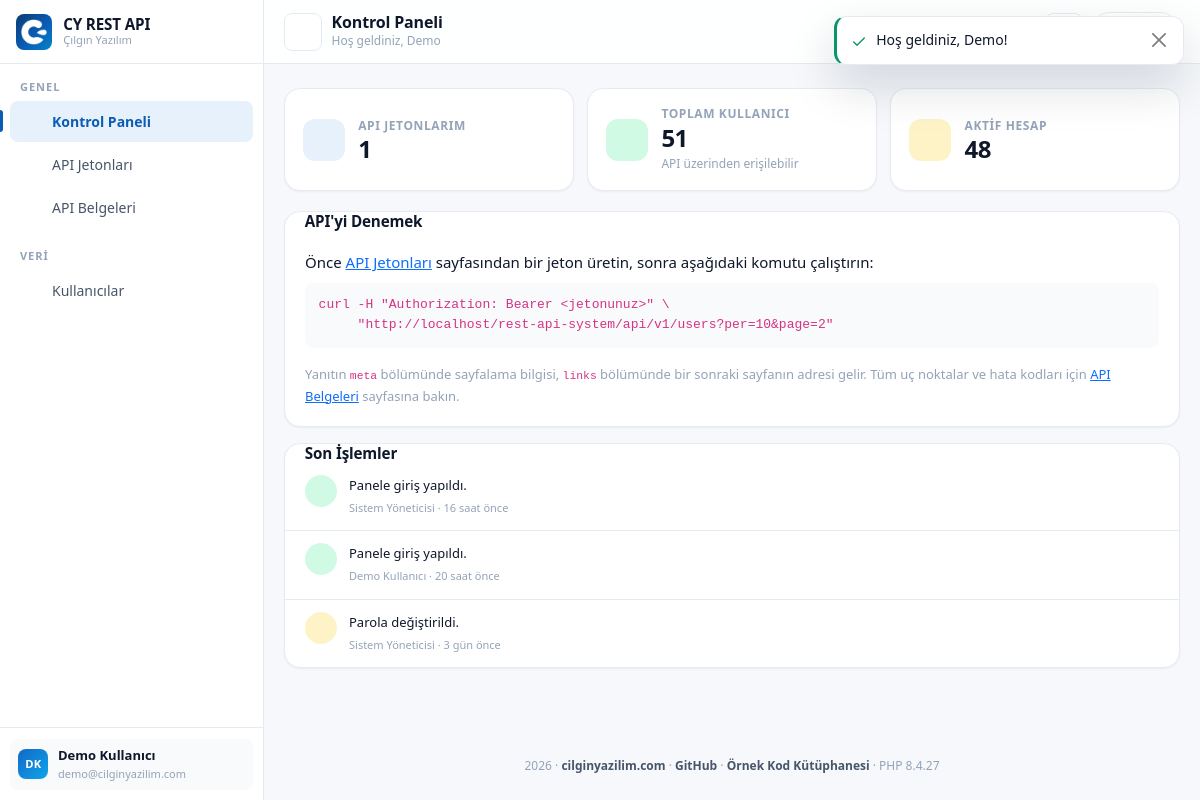
/dashboard (signed in), run on the app's committed database.
### tables this page shows
CREATE TABLE `users` (
  `id`            INT UNSIGNED NOT NULL AUTO_INCREMENT,

  `name`          VARCHAR(150) NOT NULL,
  `surname`       VARCHAR(150) NOT NULL,

   
   
  `email`         VARCHAR(190) NOT NULL,

   
   
   
  `password`      VARCHAR(255) NOT NULL,

   
  `is_active`     TINYINT(1)   NOT NULL DEFAULT 1,

   
   
  `theme`         ENUM('light','dark') NOT NULL DEFAULT 'light',

  `last_login_at` DATETIME     NULL DEFAULT NULL,
  `created_at`    TIMESTAMP    NOT NULL DEFAULT CURRENT_TIMESTAMP,
  `updated_at`    TIMESTAMP    NULL DEFAULT NULL,

  PRIMARY KEY (`id`),

   
   
   
  UNIQUE KEY `uk_users_email` (`email`),

   
   
   
  KEY `idx_users_name`    (`name`),
  KEY `idx_users_surname` (`surname`),
  KEY `idx_users_active`  (`is_active`),
  KEY `idx_users_created` (`created_at`)
);

CREATE TABLE `activity_log` (
  `id`          BIGINT UNSIGNED NOT NULL AUTO_INCREMENT,

   
  `user_id`     INT UNSIGNED NULL DEFAULT NULL,

  `action`      VARCHAR(40)  NOT NULL,
  `description` VARCHAR(255) NOT NULL DEFAULT '',
  `ip`          VARCHAR(45)  NOT NULL DEFAULT '',
  `created_at`  DATETIME     NOT NULL,

  PRIMARY KEY (`id`),
  KEY `idx_log_user`    (`user_id`),
  KEY `idx_log_created` (`created_at`),

   
   
  CONSTRAINT `fk_log_user` FOREIGN KEY (`user_id`)
      REFERENCES `users` (`id`) ON DELETE SET NULL ON UPDATE CASCADE
);

### app/Http/Controller.php (called while the page is built, shortened)
<?php
abstract class Controller
{
    protected function view(string $view, array $data = [], ?string $layout = 'layouts/admin'): void
    {
        View::render($view, $data, $layout);
    }
}

### app/Http/Controllers/DashboardController.php (called while the page is built, shortened)
<?php
final class DashboardController extends Controller
{
    public function index(Request $request): void
    {
        $userId = (int) Auth::id();
        $users  = $this->users();
        $tokens = new ApiTokenRepository($this->db);
        $this->view('dashboard/index', [
            'title'    => 'Kontrol Paneli',
            'subtitle' => 'Hoş geldiniz, ' . (Auth::user()?->name ?? ''),
            'stats' => [
                ['label' => 'API Jetonlarım', 'value' => $tokens->countForUser($userId), 'icon' => 'lock'],
                ['label' => 'Toplam Kullanıcı', 'value' => $users->countAll(),           'icon' => 'users',
                 'hint'  => 'API üzerinden erişilebilir'],
                ['label' => 'Aktif Hesap',      'value' => $users->countAll('', true),   'icon' => 'check'],
            ],
            'activity' => $this->activity()->latest(8),
        ]);
    }
}

### index.php (called while the page is built, shortened)
<?php
require CY_BASE . '/app/Core/Autoloader.php';
require CY_BASE . '/app/Support/helpers.php';
$request = new Request();
View::share([
    'appName'     => Config::get('app.name'),
    'appBrand'    => Config::get('app.brand'),
    'currentUser' => Auth::user(),
]);
$router = require CY_BASE . '/routes/web.php';
$router->dispatch($request);

### app/Repositories/ActivityRepository.php (called while the page is built, shortened)
<?php
final class ActivityRepository
{
    public function latest(int $limit = 8): array
    {
        $limit = max(1, min($limit, 100));
        $stmt = $this->db->query(
            'SELECT a.id, a.action, a.description, a.ip, a.created_at,
                    u.id AS user_id, u.name, u.surname
               FROM activity_log a
               LEFT JOIN users u ON u.id = a.user_id
              ORDER BY a.created_at DESC, a.id DESC
              LIMIT ' . $limit
        );
        return $stmt->fetchAll();
    }
}

### app/Core/Session.php (called while the page is built, shortened)
<?php
final class Session
{
    public static function get(string $key, mixed $default = null): mixed
    {
        return $_SESSION[$key] ?? $default;
    }
    public static function isHttps(): bool
    {
        return (($_SERVER['HTTP_X_FORWARDED_PROTO'] ?? '') === 'https')
            || ((int) ($_SERVER['SERVER_PORT'] ?? 0) === 443);
    }
}

### app/Core/Config.php (called while the page is built, shortened)
<?php
final class Config
{
    private static array $items = [];
    public static function load(string $file): void
    {
        $data = require $file;
        self::$items = is_array($data) ? $data : [];
    }
    public static function get(string $key, mixed $default = null): mixed
    {
        $value = self::$items;
        foreach (explode('.', $key) as $segment) {
            $value = $value[$segment];
        }
        return $value;
    }
}

### app/Repositories/UserRepository.php (called while the page is built, shortened)
<?php
final class UserRepository
{
    public function find(int $id): ?User
    {
        $stmt = $this->db->prepare('SELECT * FROM users WHERE id = :id LIMIT 1');
        $stmt->execute([':id' => $id]);
        $row = $stmt->fetch();
        return $row ? User::fromRow($row) : null;
    }
}

### app/Core/Auth.php (called while the page is built, shortened)
<?php
final class Auth
{
    private static ?User $cached = null;
    private static bool $resolved = false;
    public static function user(): ?User
    {
        if (self::$resolved) {
            return self::$cached;
        }
        self::$resolved = true;
        $id = Session::get(self::SESSION_KEY);
        $user = (new UserRepository(Database::connection()))->find((int) $id);
        return self::$cached = $user;
    }
}

### app/Core/Autoloader.php (called while the page is built, shortened)
<?php
final class Autoloader
{
    public static function register(string $prefix, string $baseDir): void
    {
        $prefix  = rtrim($prefix, '\\') . '\\';
        $baseDir = rtrim($baseDir, '/\\') . DIRECTORY_SEPARATOR;
        spl_autoload_register(static function (string $class) use ($prefix, $baseDir): void {
            $relative = substr($class, strlen($prefix));
            $file = $baseDir . str_replace('\\', DIRECTORY_SEPARATOR, $relative) . '.php';
            $real = realpath($file);
        });
    }
}

### app/Core/Database.php (called while the page is built, shortened)
<?php
final class Database
{
    private static ?PDO $connection = null;
    public static function connection(): PDO
    {
        if (self::$connection instanceof PDO) {
            return self::$connection;
        }
        $dsn = sprintf(
            'mysql:host=%s;port=%d;dbname=%s;charset=%s',
            (string) Config::get('db.host'),
            (int) Config::get('db.port', 3306),
            (string) Config::get('db.name'),
            (string) Config::get('db.charset', 'utf8mb4')
        );
        try {
            self::$connection = new PDO(
                $dsn,
                (string) Config::get('db.user'),
                (string) Config::get('db.pass'),
                [
                    PDO::ATTR_ERRMODE => PDO::ERRMODE_EXCEPTION,
                    PDO::ATTR_DEFAULT_FETCH_MODE => PDO::FETCH_ASSOC,
                    PDO::ATTR_EMULATE_PREPARES => false,
                    PDO::ATTR_PERSISTENT => false,
                ]
            );
        } catch (PDOException $e) {
            error_log('[CY] Veritabani baglanti hatasi: ' . $e->getMessage());
            throw new RuntimeException(
                Config::get('app.debug')
                    ? 'Veritabanı bağlantı hatası: ' . $e->getMessage()
                    : 'Veritabanına bağlanılamadı. Lütfen daha sonra tekrar deneyin.',
                0,
                $e
            );
        }
        return self::$connection;
    }
}

### app/Models/User.php (called while the page is built, shortened)
<?php
final class User
{
    public function fullName(): string
    {
        return trim($this->name . ' ' . $this->surname);
    }
    public function initials(): string
    {
        $first = mb_substr($this->name, 0, 1, 'UTF-8');
        $last  = mb_substr($this->surname, 0, 1, 'UTF-8');
        return mb_strtoupper($first . $last, 'UTF-8');
    }
}

### views/dashboard/index.php (the view, shortened to what this page needs)
<?php
$actionStyle = static function (string $action): array {
    return match ($action) {
        'login'            => ['logout', 'success'],
        'logout'           => ['logout', 'info'],
        'login_failed'     => ['alert', 'danger'],
        'password_changed' => ['lock', 'warning'],
        default            => ['activity', 'info'],
    };
};
$tones = ['brand', 'success', 'warning', 'danger'];
?>
<div class="cy-stats">
    <?php foreach ($stats as $index => $stat): ?>
        <div class="cy-stat">
            <span class="cy-stat__icon cy-stat__icon--<?= e($tones[$index % count($tones)]) ?>">
                <?= icon($stat['icon']) ?>
            </span>
            <span>
                <span class="cy-stat__label"><?= e($stat['label']) ?></span>
                <span class="cy-stat__value"><?= number_format((int) $stat['value'], 0, ',', '.') ?></span>
                <?php if (isset($stat['hint'])): ?>
                    <span class="cy-stat__hint"><?= e($stat['hint']) ?></span>
                <?php endif; ?>
            </span>
        </div>
    <?php endforeach; ?>
</div>
<?php if (is_file(CY_BASE . '/views/dashboard/_feature.php')): ?>
    <?php View::partial('dashboard/_feature'); ?>
<?php endif; ?>
<div class="cy-card mt-3">
    <div class="cy-card__head">
        <h2 class="cy-section-title"><?= icon('activity', 'cy-icon cy-icon--sm') ?> Son İşlemler</h2>
    </div>
    <div class="cy-card__body cy-card__body--flush">
        <div class="cy-timeline">
            <?php foreach ($activity as $row): ?>
                <?php [$actionIcon, $tone] = $actionStyle((string) $row['action']); ?>
                <div class="cy-timeline__item">
                    <span class="cy-timeline__icon cy-timeline__icon--<?= e($tone) ?>">
                        <?= icon($actionIcon, 'cy-icon cy-icon--sm') ?>
                    </span>
                    <div class="cy-timeline__body">
                        <p class="cy-timeline__text"><?= e($row['description']) ?></p>
                        <span class="cy-timeline__meta">
                            <?php
                            $who = trim((string) ($row['name'] ?? '') . ' ' . (string) ($row['surname'] ?? ''));
                            ?>
                            <?= e($who !== '' ? $who : 'Bilinmeyen') ?> ·
                            <?= e(human_date((string) $row['created_at'])) ?>
                        </span>
                    </div>
                </div>
            <?php endforeach; ?>
        </div>
    </div>
</div>

### app/Support/helpers.php (shortened to what this page needs)
<?php
if (!function_exists('e')) {
    function e(mixed $value): string
    {
        return htmlspecialchars((string) $value, ENT_QUOTES | ENT_SUBSTITUTE, 'UTF-8');
    }
}
if (!function_exists('url')) {
    function url(string $path = 'dashboard', array $params = []): string
    {
        $path = trim($path, '/');
        $base = App\Core\Router::basePath();
        if (Config::get('app.pretty_urls', false)) {
            $url = $base . '/' . $path;
            return $params === [] ? $url : $url . '?' . http_build_query($params);
        }
        $query = array_merge(['r' => $path === '' ? 'home' : $path], $params);
        return $base . '/index.php?' . http_build_query($query);
    }
}
if (!function_exists('asset')) {
    function asset(string $path): string
    {
        $path = ltrim($path, '/');
        $file = CY_BASE . '/assets/' . $path;
        $version = is_file($file) ? (string) filemtime($file) : '';
        return App\Core\Router::basePath() . '/assets/' . $path
             . ($version !== '' ? '?v=' . $version : '');
    }
}
if (!function_exists('is_route')) {
    function is_route(string $path): bool
    {
        $current = App\Core\Router::currentPath();
        return $current === $path || str_starts_with($current, $path . '/');
    }
}
if (!function_exists('human_date')) {
    function human_date(?string $value): string
    {
        $timestamp = strtotime($value);
        $diff = time() - $timestamp;
        return match (true) {
            $diff < 60        => 'az önce',
            $diff < 3600      => (int) ($diff / 60) . ' dakika önce',
            $diff < 86400     => (int) ($diff / 3600) . ' saat önce',
            $diff < 604800    => (int) ($diff / 86400) . ' gün önce',
            default           => date('d.m.Y H:i', $timestamp),
        };
    }
}
if (!function_exists('icon')) {
    function icon(string $name, string $class = 'cy-icon'): string
    {
        $body = $paths[$name] ?? $paths['alert'];
        return '<svg class="' . e($class) . '" viewBox="0 0 24 24" fill="none" stroke="currentColor"'
             . ' stroke-width="1.8" stroke-linecap="round" stroke-linejoin="round"'
             . ' aria-hidden="true" focusable="false">' . $body . '</svg>';
    }
}

### views/partials/sidebar.php (shortened to what this page needs)
<?php
$user = $currentUser ?? null;
$menu = Config::get('menu', []);
?>
<aside class="cy-sidebar" id="cy_sidebar" aria-label="Ana gezinme">
    <a class="cy-sidebar__brand" href="<?= e(url('dashboard')) ?>">
        <span class="cy-sidebar__logo">
            <img src="<?= e(asset('images/logo.png')) ?>" alt="">
        </span>
        <span class="cy-sidebar__title">
            <strong><?= e($appName ?? '') ?></strong>
            <span><?= e($appBrand ?? 'Çılgın Yazılım') ?></span>
        </span>
    </a>
    <nav class="cy-sidebar__nav">
        <?php foreach ($menu as $group): ?>
            <div class="cy-nav-group">
                <span class="cy-nav-group__label"><?= e($group['label']) ?></span>
                <?php foreach ($group['items'] as $item): ?>
                    <a class="cy-nav-link<?= is_route($item['route']) ? ' is-active' : '' ?>"
                       href="<?= e(url($item['route'])) ?>"
                       data-title="<?= e($item['label']) ?>"
                       <?= is_route($item['route']) ? 'aria-current="page"' : '' ?>>
                        <?= icon($item['icon']) ?>
                        <span class="cy-nav-link__text"><?= e($item['label']) ?></span>
                    </a>
                <?php endforeach; ?>
            </div>
        <?php endforeach; ?>
    </nav>
    <?php if ($user !== null): ?>
        <div class="cy-sidebar__footer">
            <div class="cy-side-user">
                <span class="cy-avatar cy-avatar--sm cy-avatar--initial"><?= e($user->initials()) ?></span>
                <span class="cy-side-user__info">
                    <span class="cy-side-user__name"><?= e($user->fullName()) ?></span>
                    <span class="cy-side-user__role"><?= e($user->email) ?></span>
                </span>
            </div>
        </div>
    <?php endif; ?>
</aside>

### data on the page
users: $user->initials() "DK", $user->fullName() "Demo Kullanıcı", email "demo@cilginyazilim.com"
activity_log: description "Panele giriş yapıldı.", user.surname "Sistem Yöneticisi", created_at "16 saat önce"
activity_log: description "Panele giriş yapıldı.", user.surname "Demo Kullanıcı", created_at "20 saat önce"
activity_log: description "Parola değiştirildi.", user.surname "Sistem Yöneticisi", created_at "3 gün önce"

### other printed values
$appName "CY REST API"
$appBrand "Çılgın Yazılım"
$group['label'] "GENEL"
$item['label'] "Kontrol Paneli"
$item['label'] "API Jetonları"
$item['label'] "API Belgeleri"
$group['label'] "VERI"
$item['label'] "Kullanıcılar"
$pageTitle "Kontrol Paneli"
$pageSubtitle "Hoş geldiniz, Demo"
$stat['label'] "API JETONLARIM"
$stat['value'] "1"
$stat['label'] "TOPLAM KULLANICI"
$stat['value'] "51"
$stat['hint'] "API üzerinden erişilebilir"
